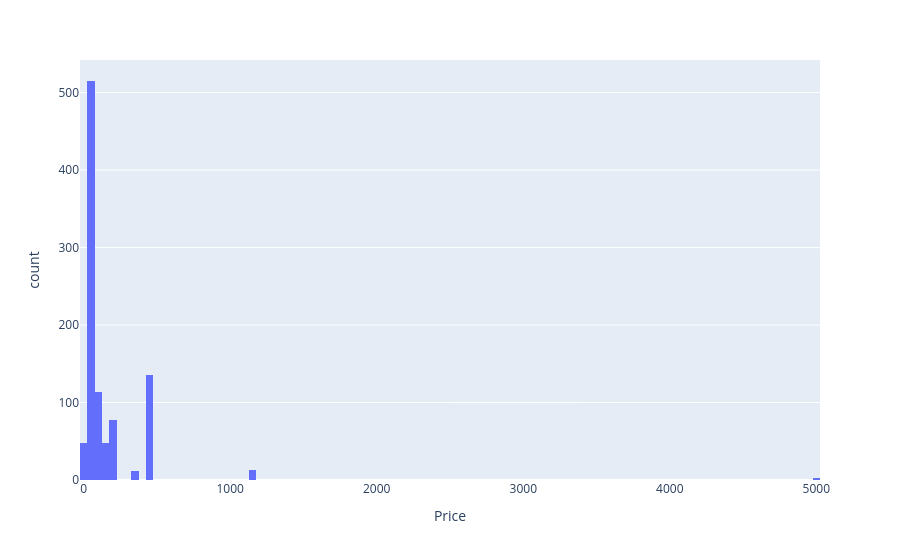

Notebook code for this chart:
### Code cell
fig = px.histogram(df_data, x="Price")
fig.show()

### Figure 1 — Plotly figure (JSON) as saved in the notebook; plotly's stock layout.template omitted (floating-point values rounded to 4 significant figures; data arrays with more than 128 entries replaced by an {"elided": "..."} marker saying what was removed)
{"data": [{"bingroup": "x", "hovertemplate": "Price=%{x}<br>count=%{y}<extra></extra>", "legendgroup": "", "marker": {"color": "#636efa", "pattern": {"shape": ""}}, "name": "", "orientation": "v", "showlegend": false, "type": "histogram", "x": {"elided": "964 float values"}, "xaxis": "x", "yaxis": "y"}], "layout": {"barmode": "relative", "legend": {"tracegroupgap": 0}, "margin": {"t": 60}, "xaxis": {"anchor": "y", "domain": [0, 1], "title": {"text": "Price"}}, "yaxis": {"anchor": "x", "domain": [0, 1], "title": {"text": "count"}}}}
